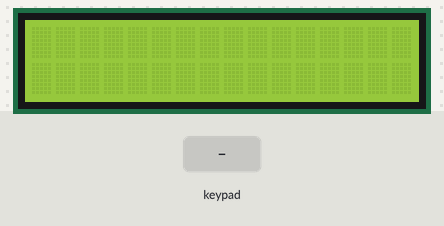
Bench run of a sketch on a simulated Arduino Uno, built with avr-gcc and run on an emulated ATmega328P. Shown: 16×2 character LCD. The test bench sets the inputs (shaded band).

Above: at 1.2 s.
1.3 s: keypad keys 7 + 5 = pressed 0.4 s apart
At 3.1 s:
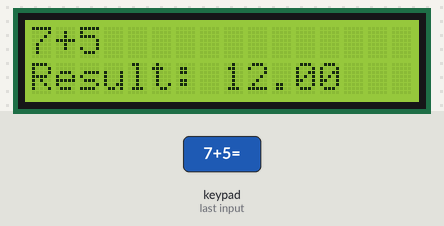
4.4 s: key '*' pressed
At 5.6 s:
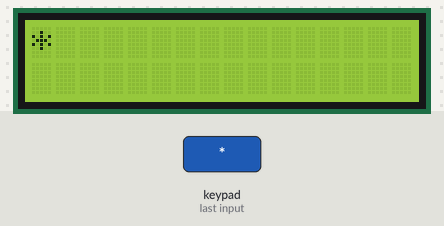
5.9 s: keypad keys 6 * 7 = pressed 0.4 s apart
At 8.0 s:
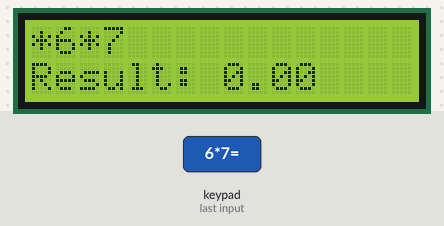
9.0 s: key '=' pressed
At 9.4 s:
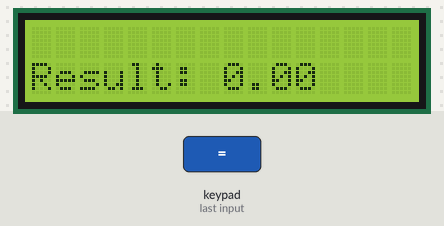
10.5 s: keypad keys 8 / 2 = pressed 0.4 s apart
At 12.7 s:
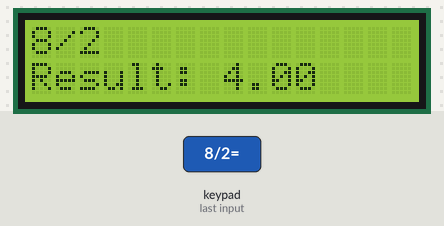
13.6 s: keypad keys 6 * 7 = pressed 0.4 s apart
At 15.2 s:
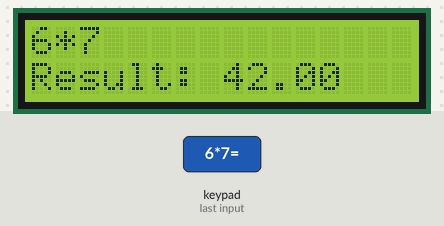
Timing chart, 0 to 16.7 s (numbered marks = the images above; inputs shaded):
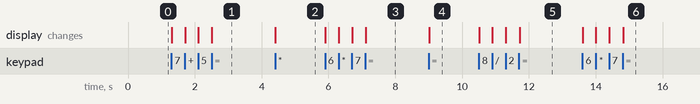

Measured:
- after the input at 1.3 s, the display: first changes at once (image 1 shows a later state)
- after the input at 4.4 s, the display: changes at once (image 2)
- after the input at 5.9 s, the display: first changes at once (image 3 shows a later state)
- after the input at 9.0 s, the display: changes at once (image 4)
- after the input at 10.5 s, the display: first changes at once (image 5 shows a later state)
- after the input at 13.6 s, the display: first changes at once (image 6 shows a later state)

The sketch:

Arduino-Calculator.ino
```cpp
#include <Keypad.h>
#include <LiquidCrystal_I2C.h>

const byte ROWS = 4;  // Number of rows on the keypad
const byte COLS = 4;  // Number of columns on the keypad

char keys[ROWS][COLS] = {
  { '1', '2', '3', '+' },
  { '4', '5', '6', '-' },
  { '7', '8', '9', '*' },
  { 'C', '0', '=', '/' }
};

byte rowPins[ROWS] = { 9, 8, 7, 6 };  // Connect keypad ROW0, ROW1, ROW2 and ROW3 to these Arduino pins
byte colPins[COLS] = { 5, 4, 3, 2 };  // Connect keypad COL0, COL1, COL2 and COL3 to these Arduino pins

Keypad keypad = Keypad(makeKeymap(keys), rowPins, colPins, ROWS, COLS);

LiquidCrystal_I2C lcd(0x27, 16, 2);

String input = "";
char* expressionToParse;
bool cleared = true;

void setup() {
  lcd.init();
  lcd.backlight();
}

void loop() {
  char key = keypad.getKey();

  if (key != NO_KEY) {

    if (!cleared) {
      clearDisplay();
    }

    if (key == '=') {
      calculateResult();
    } else if (key == 'C') {
      clearDisplay();
    } else {
      lcd.print(key);
      input = input + key;
    }
  }
}

  void calculateResult() {
    lcd.setCursor(0, 1);
    lcd.print("Result:");

    input.trim();

    expressionToParse = input.c_str();
    lcd.setCursor(8, 1);
    float result = expression();
    if(isinf(result) == 0 && isnan(result)==0){
      lcd.print(result);
    }else{
      lcd.print("Invalid");
    }
    cleared = false;
  }

  void clearDisplay() {
    lcd.clear();
    input = "";
    cleared = true;
  }

  char peek() {
    return *expressionToParse;
  }

  char get() {
    return *expressionToParse++;
  }

  float number() {
    float result = get() - '0';
    while (peek() >= '0' && peek() <= '9') {
      result = 10 * result + get() - '0';
    }
    return result;
  }

  float factor() {
    if (peek() >= '0' && peek() <= '9')
      return number();
    else if (peek() == '(') {
      get();  // '('
      float result = expression();
      get();  // ')'
      return result;
    } else if (peek() == '-') {
      get();
      return -factor();
    }
    return 0;  // error
  }

  float term() {
    float result = factor();
    while (peek() == '*' || peek() == '/')
      if (get() == '*')
        result *= factor();
      else
        result /= factor();
    return result;
  }

  float expression() {
    float result = term();
    while (peek() == '+' || peek() == '-')
      if (get() == '+')
        result += term();
      else
        result -= term();
    return result;
  }
```
